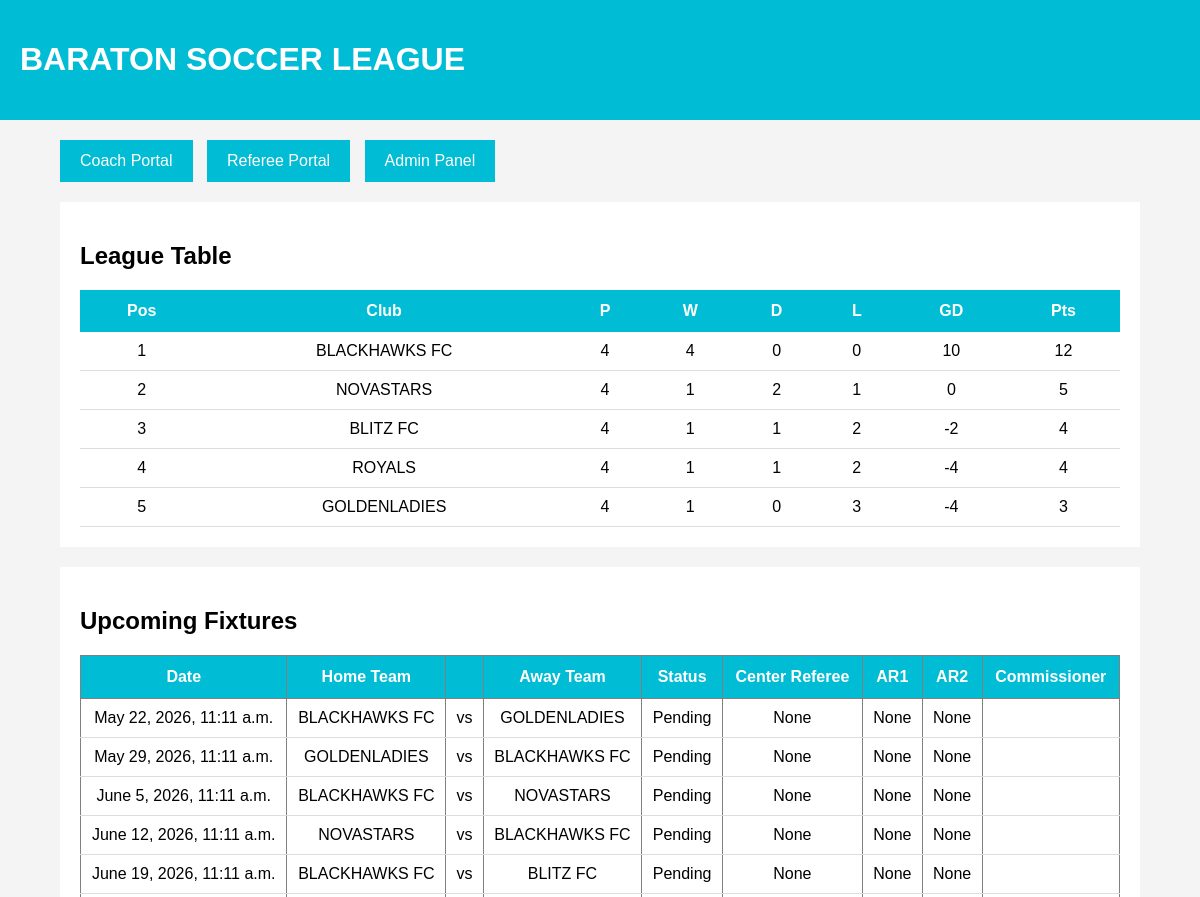
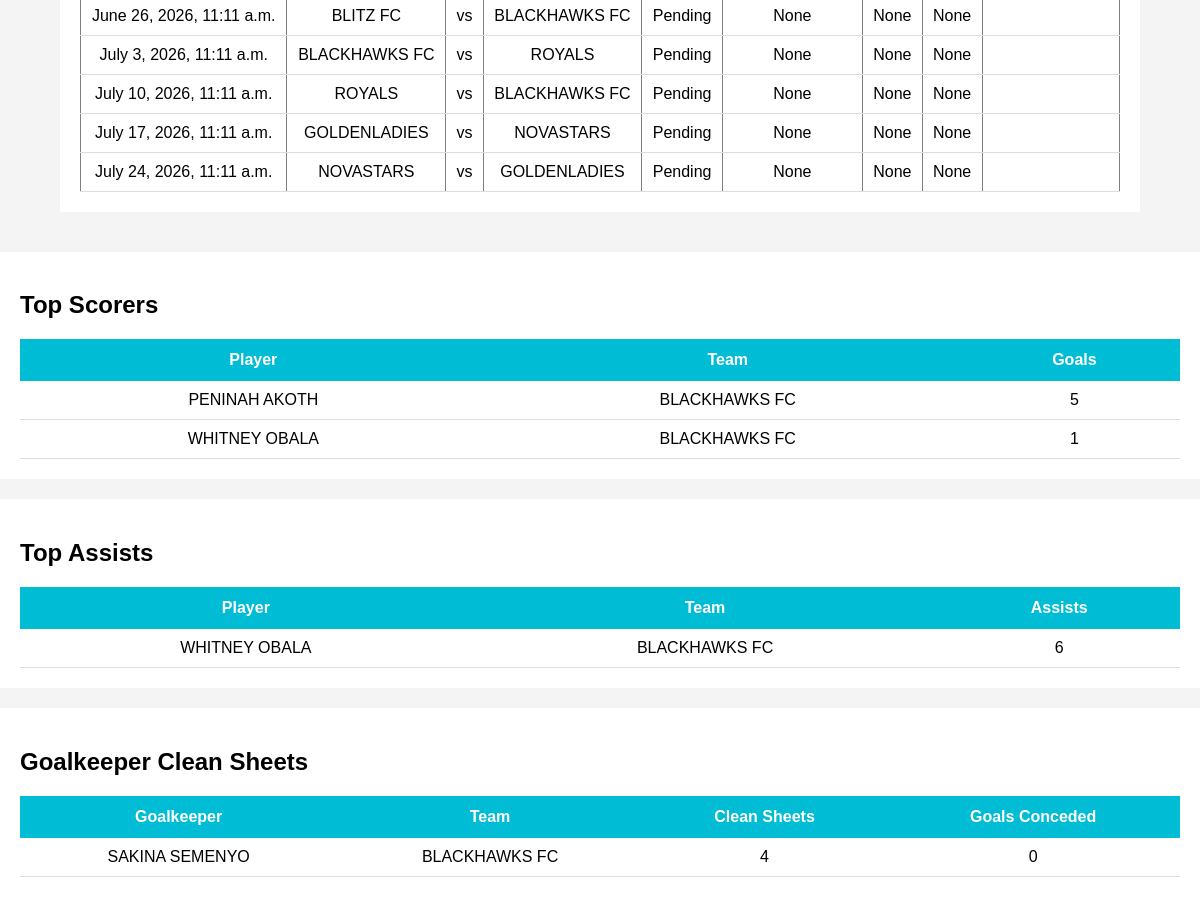
The page / on the database its author committed (2 pictures, top to bottom).
### teams/models.py (models this page shows)
class Team(models.Model):
    name = models.CharField(max_length=100)
    played = models.IntegerField(default=0)
    wins = models.IntegerField(default=0)
    draws = models.IntegerField(default=0)
    losses = models.IntegerField(default=0)
    goals_scored = models.IntegerField(default=0)
    goals_conceded = models.IntegerField(default=0)
    goal_difference = models.IntegerField(default=0)
    points = models.IntegerField(default=0)
    def __str__(self):
        return self.name

### matches/models.py (models this page shows)
class Match(models.Model):
    STATUS_CHOICES = (
        ('Pending', 'Pending'),
        ('live', 'Live'),
        ('completed', 'Completed'),
    )
    home_team = models.ForeignKey(
        'teams.Team',
        on_delete=models.CASCADE,
        related_name='home_matches'
    )
    away_team = models.ForeignKey(
        'teams.Team',
        on_delete=models.CASCADE,
        related_name='away_matches'
    )
    home_score = models.IntegerField(
        default=0
    )
    away_score = models.IntegerField(
        default=0
    )
    center_referee = models.ForeignKey(
    settings.AUTH_USER_MODEL,
    on_delete=models.SET_NULL,
    null=True,
    blank=True,
    related_name='center_referee_matches'
)
    assistant_referee_one = models.ForeignKey(
    settings.AUTH_USER_MODEL,
    on_delete=models.SET_NULL,
    null=True,
    blank=True,
    related_name='assistant_referee_one_matches'
)
    assistant_referee_two = models.ForeignKey(
    settings.AUTH_USER_MODEL,
    on_delete=models.SET_NULL,
    null=True,
    blank=True,
    related_name='assistant_referee_two_matches'
)
    match_commissioner = models.ForeignKey(
    settings.AUTH_USER_MODEL,
    on_delete=models.SET_NULL,
    null=True,
    blank=True,
    related_name='commissioner_matches'
)
    venue = models.CharField(
        max_length=100
    )
    match_date = models.DateTimeField()
    status = models.CharField(
        max_length=20,
        choices=STATUS_CHOICES,
        default='Pending'
    )

### players/models.py (models this page shows, shortened)
class Player(models.Model):
    player_name = models.CharField(max_length=100)
    school_id = models.CharField(max_length=50)
    age = models.IntegerField(default=18)
    jersey_number = models.IntegerField(default=0)
    POSITION_CHOICES = (
        ('Goalkeeper', 'Goalkeeper'),
        ('Defender', 'Defender'),
        ('Midfielder', 'Midfielder'),
        ('Forward', 'Forward'),
    )
    position = models.CharField(
        max_length=20,
        choices=POSITION_CHOICES,
        default='Defender'
    )
    goals = models.IntegerField(default=0)
    assists = models.IntegerField(default=0)
    clean_sheets = models.IntegerField(default=0)
    goal_conceded = models.IntegerField(default=0)
    yellow_cards = models.IntegerField(default=0)
    red_cards = models.IntegerField(default=0)
    is_suspended = models.BooleanField(default=False)
    suspension_matches = models.IntegerField(default=0)
    team = models.ForeignKey(
        'teams.Team',
        on_delete=models.CASCADE,
        related_name='players'
    )

### teams/views.py (the view)
# urls.py: path('', views.home, name='home'),
def home(request):
    teams = Team.objects.all().order_by('-points', '-goal_difference')
    matches = Match.objects.all().order_by('-match_date')[:10]
    fixtures = Match.objects.filter(
        status='Pending'
    ).order_by('match_date')[:10]
    top_scorers = Player.objects.filter(
        goals__gt=0
    ).order_by('-goals')[:5]
    top_assists = Player.objects.filter(
        assists__gt=0
    ).order_by('-assists')[:5]
    clean_sheets = Player.objects.filter(
        position='Goalkeeper'
    ).order_by(
        '-clean_sheets',
        'goal_conceded'
    )[:5]
    context = {
        'teams': teams,
        'matches': matches,
        'fixtures': fixtures,
        'top_scorers': top_scorers,
        'top_assists': top_assists,
        'clean_sheets': clean_sheets,
    }
    return render(request, 'core/home.html', context)

### templates/core/home.html (shortened to what this page needs)
<!DOCTYPE html>
<html>
<head>
</head>
<body>
<header>
    <h1>BARATON SOCCER LEAGUE</h1>
</header>
<div class="container">
    <div class="buttons">
        <a href="/login/" class="btn">
            Coach Portal
        </a>
        <a href="/referee-login-page/" class="btn">
            Referee  Portal
        </a>
        <a href="/admin/" class="btn">
            Admin Panel
        </a>
    </div>
    <div class="section">
        <h2>League Table</h2>
        <table>
            <tr>
                <th>Pos</th>
                <th>Club</th>
                <th>P</th>
                <th>W</th>
                <th>D</th>
                <th>L</th>
                <th>GD</th>
                <th>Pts</th>
            </tr>
            {% for team in teams %}
            <tr>
                <td>{{ forloop.counter }}</td>
                <td>{{ team.name }}</td>
                <td>{{ team.played }}</td>
                <td>{{ team.wins }}</td>
                <td>{{ team.draws }}</td>
                <td>{{ team.losses }}</td>
                <td>{{ team.goal_difference }}</td>
                <td>{{ team.points }}</td>
            </tr>
            {% endfor %}
        </table>
    </div>
    <div class="section">
        <h2>Upcoming Fixtures</h2>
<table border="1" cellpadding="10" cellspacing="0">
    <tr>
        <th>Date</th>
        <th>Home Team</th>
        <th></th>
        <th>Away Team</th>
        <th>Status</th>
        <th>Center Referee</th>
        <th>AR1</th>
        <th>AR2</th>
        <th>Commissioner</th>
    </tr>
    {% for match in fixtures %}
    <tr>
        <td>{{ match.match_date }}</td>
        <td>{{ match.home_team }}</td>
        <td>vs</td>
        <td>{{ match.away_team }}</td>
        <td>{{ match.status }}</td>
        <td>{{ match.center_referee }}</td>
        <td>{{ match.assistant_referee_one }}</td>
        <td>{{ match.assistant_referee_two }}</td>
        <td>{{ match.commissioner }}</td>
    </tr>
    {% empty %}
    <tr>
        <td colspan="5">No upcoming fixtures</td>
    </tr>
    {% endfor %}
</table>
    </div>
</div>
</body>
</html>
<div class="section">
    <h2>Top Scorers</h2>
    <table>
        <tr>
            <th>Player</th>
            <th>Team</th>
            <th>Goals</th>
        </tr>
        {% for player in top_scorers %}
        <tr>
            <td>{{ player.player_name }}</td>
            <td>{{player.team}}</td>
            <td>{{ player.goals }}</td>
        </tr>
        {% endfor %}
    </table>
</div>
<div class="section">
    <h2>Top Assists</h2>
    <table>
        <tr>
            <th>Player</th>
            <th>Team</th>
            <th>Assists</th>
        </tr>
        {% for player in top_assists %}
        <tr>
            <td>{{ player.player_name }}</td>
            <td>{{ player.team }}</td>
            <td>{{ player.assists }}</td>
        </tr>
        {% endfor %}
    </table>
</div>
<div class="section">
    <h2>Goalkeeper Clean Sheets</h2>
    <table>
        <tr>
            <th>Goalkeeper</th>
            <th>Team</th>
            <th>Clean Sheets</th>
            <th>Goals Conceded</th>
        </tr>
        {% for player in clean_sheets %}
        <tr>
            <td>{{ player.player_name }}</td>
            <td>{{ player.team }}</td>
            <td>{{ player.clean_sheets }}</td>
            <td>{{ player.goal_conceded }}</td>
        </tr>
        {% endfor %}
    </table>
</div>

### templates/core/home.html (style rules this page uses)
body { font-family:Arial; background:#f4f4f4; margin:0; padding:0; }
header { background:#00bcd4; color:white; padding:20px; }
.container { width:90%; margin:auto; padding:20px; }
table { width:100%; border-collapse:collapse; background:white; }
th { background:#00bcd4; color:white; padding:12px; }
td { padding:10px; border-bottom:1px solid #ddd; text-align:center; }
.buttons { margin-bottom:20px; }
.btn { display:inline-block; background:#00bcd4; color:white; padding:12px 20px; text-decoration:none; margin-right:10px; }
.section { background:white; padding:20px; margin-top:20px; }

### rows shown on the page
Team: name "BLACKHAWKS FC", played "4", wins "4", draws "0", losses "0", goal_difference "10", points "12"
Team: name "NOVASTARS", played "4", wins "1", draws "2", losses "1", goal_difference "0", points "5"
Team: name "BLITZ FC", played "4", wins "1", draws "1", losses "2", goal_difference "-2", points "4"
Team: name "ROYALS", played "4", wins "1", draws "1", losses "2", goal_difference "-4", points "4"
Team: name "GOLDENLADIES", played "4", wins "1", draws "0", losses "3", goal_difference "-4", points "3"
Match: match_date "May 22, 2026, 11:11 a.m.", home_team "BLACKHAWKS FC", away_team "GOLDENLADIES", status "Pending", center_referee "None", assistant_referee_one "None", assistant_referee_two "None"
Match: match_date "May 29, 2026, 11:11 a.m.", home_team "GOLDENLADIES", away_team "BLACKHAWKS FC", status "Pending", center_referee "None", assistant_referee_one "None", assistant_referee_two "None"
Match: match_date "June 5, 2026, 11:11 a.m.", home_team "BLACKHAWKS FC", away_team "NOVASTARS", status "Pending", center_referee "None", assistant_referee_one "None", assistant_referee_two "None"
Match: match_date "June 12, 2026, 11:11 a.m.", home_team "NOVASTARS", away_team "BLACKHAWKS FC", status "Pending", center_referee "None", assistant_referee_one "None", assistant_referee_two "None"
Match: match_date "June 19, 2026, 11:11 a.m.", home_team "BLACKHAWKS FC", away_team "BLITZ FC", status "Pending", center_referee "None", assistant_referee_one "None", assistant_referee_two "None"
Match: match_date "June 26, 2026, 11:11 a.m.", home_team "BLITZ FC", away_team "BLACKHAWKS FC", status "Pending", center_referee "None", assistant_referee_one "None", assistant_referee_two "None"
Match: match_date "July 3, 2026, 11:11 a.m.", home_team "BLACKHAWKS FC", away_team "ROYALS", status "Pending", center_referee "None", assistant_referee_one "None", assistant_referee_two "None"
Match: match_date "July 10, 2026, 11:11 a.m.", home_team "ROYALS", away_team "BLACKHAWKS FC", status "Pending", center_referee "None", assistant_referee_one "None", assistant_referee_two "None"
Match: match_date "July 17, 2026, 11:11 a.m.", home_team "GOLDENLADIES", away_team "NOVASTARS", status "Pending", center_referee "None", assistant_referee_one "None", assistant_referee_two "None"
Match: match_date "July 24, 2026, 11:11 a.m.", home_team "NOVASTARS", away_team "GOLDENLADIES", status "Pending", center_referee "None", assistant_referee_one "None", assistant_referee_two "None"
Player: player_name "PENINAH AKOTH", team "BLACKHAWKS FC", goals "5"
Player: player_name "WHITNEY OBALA", team "BLACKHAWKS FC", goals "1", assists "6"
Player: player_name "SAKINA SEMENYO", team "BLACKHAWKS FC", clean_sheets "4", goal_conceded "0"
